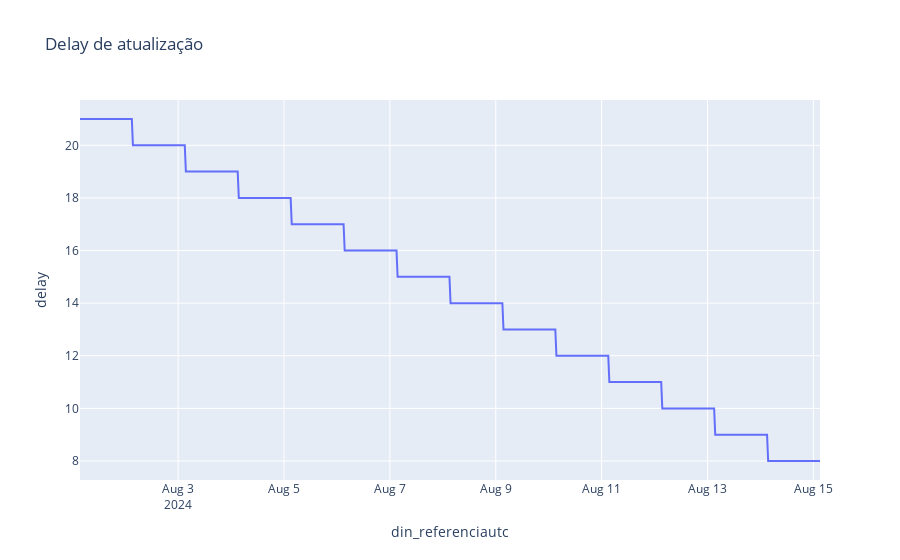

Notebook source saved alongside this figure:
### Code cell
# convert to datetime
df['din_referenciautc'] = pd.to_datetime(df['din_referenciautc'])
df['din_atualizacao'] = pd.to_datetime(df['din_atualizacao'])

df['delay'] = (df['din_atualizacao'] - df['din_referenciautc']).dt.days

df.delay.describe()

df.plot(x='din_referenciautc', y='delay', title='Delay de atualização')

### Figure 1 — Plotly figure (JSON) as saved in the notebook; plotly's stock layout.template omitted (floating-point values rounded to 4 significant figures; data arrays with more than 128 entries replaced by an {"elided": "..."} marker saying what was removed)
{"data": [{"hovertemplate": "din_referenciautc=%{x}<br>delay=%{y}<extra></extra>", "legendgroup": "", "line": {"color": "#636efa", "dash": "solid"}, "marker": {"symbol": "circle"}, "mode": "lines", "name": "", "orientation": "v", "showlegend": false, "type": "scatter", "x": {"elided": "672 str values"}, "xaxis": "x", "y": {"elided": "672 int values"}, "yaxis": "y"}], "layout": {"legend": {"tracegroupgap": 0}, "title": {"text": "Delay de atualização"}, "xaxis": {"anchor": "y", "domain": [0, 1], "title": {"text": "din_referenciautc"}}, "yaxis": {"anchor": "x", "domain": [0, 1], "title": {"text": "delay"}}}}
